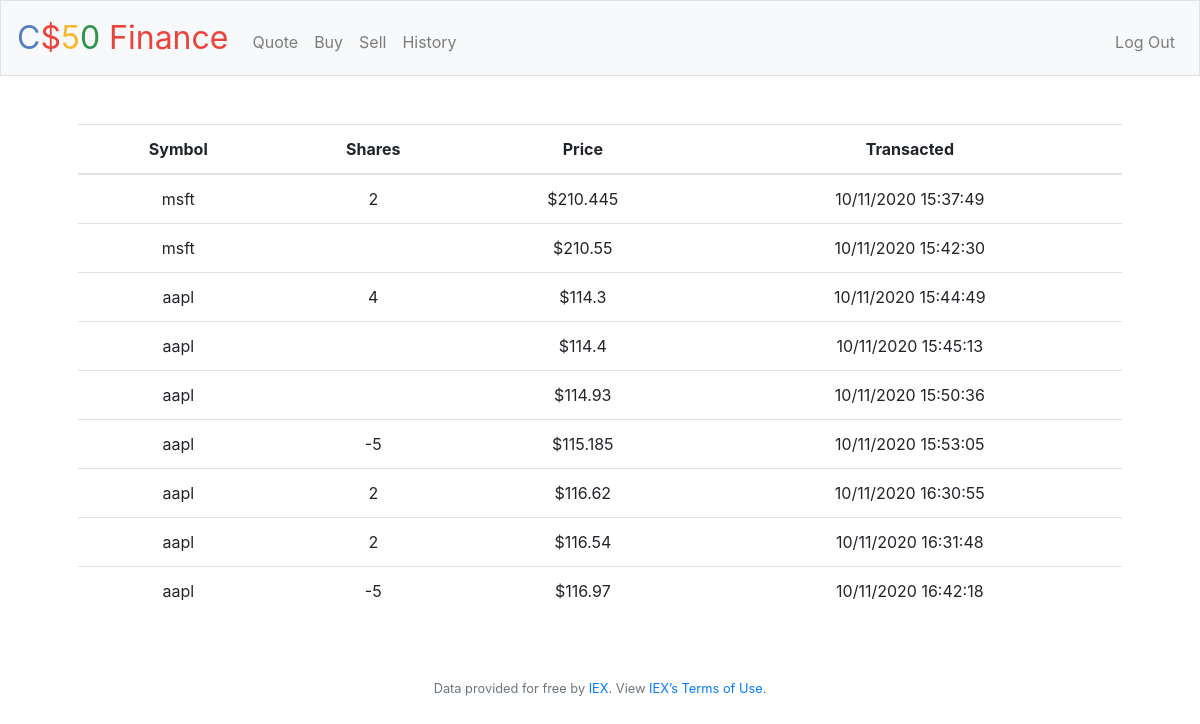
Screenshot of /history (signed in) with the database file from the repository.
### tables this page shows
CREATE TABLE 'transactions' (
'id' INTEGER PRIMARY KEY,
'person_id' INTEGER(255),'quantity' integer,
'symbol' VARCHAR(255)
,'transacted' varchar(255), price FLOAT(255));

### pset8/finance/application.py (the view)
@app.route("/history")
@login_required
def history():
    transactions = db.execute("SELECT * FROM transactions WHERE person_id = :id", id = int(session['user_id']))
    return render_template("history.html", transactions = transactions)

### pset8/finance/application.py (called while the page is built)
@app.after_request
def after_request(response):
    response.headers["Cache-Control"] = "no-cache, no-store, must-revalidate"
    response.headers["Expires"] = 0
    response.headers["Pragma"] = "no-cache"
    return response

### pset8/finance/helpers.py (called while the page is built)
def login_required(f):
    @wraps(f)
    def decorated_function(*args, **kwargs):
        if session.get("user_id") is None:
            return redirect("/login")
        return f(*args, **kwargs)
    return decorated_function

### pset8/finance/templates/history.html (shortened to what this page needs)
{% extends "layout.html" %}
{% block main %}
      <div class="mx-auto">
         <table class="table">
          <thead>
              <th>Symbol</th>
              <th>Shares</th>
              <th>Price</th>
              <th>Transacted</th>
          </thead>
          <tbody>
            {% for row in transactions %}
            <tr>
                 <td>{{row.symbol}}</td>
                 <td>{{row.quantity}}</td>
                 <td>${{row.price}}</td>
                 <td>{{row.transacted}}</td>
            </tr>
            {% endfor %}
          </tbody>
      </table>
      </div>
{% endblock %}

### pset8/finance/templates/layout.html (shortened to what this page needs)
<!DOCTYPE html>
<html lang="en">
    <head>
        <link href="https://maxcdn.bootstrapcdn.com/bootstrap/4.1.3/css/bootstrap.min.css" rel="stylesheet">
        <link href="/static/styles.css" rel="stylesheet">
    </head>
    <body>
        <nav class="navbar navbar-expand-md navbar-light bg-light border">
            <a class="navbar-brand" href="/"><span class="blue">C</span><span class="red">$</span><span class="yellow">5</span><span class="green">0</span> <span class="red">Finance</span></a>
            <div class="collapse navbar-collapse" id="navbar">
                {% if session.user_id %}
                    <ul class="navbar-nav mr-auto mt-2">
                        <li class="nav-item"><a class="nav-link" href="/quote">Quote</a></li>
                        <li class="nav-item"><a class="nav-link" href="/buy">Buy</a></li>
                        <li class="nav-item"><a class="nav-link" href="/sell">Sell</a></li>
                        <li class="nav-item"><a class="nav-link" href="/history">History</a></li>
                    </ul>
                    <ul class="navbar-nav ml-auto mt-2">
                        <li class="nav-item"><a class="nav-link" href="/logout">Log Out</a></li>
                    </ul>
                {% else %}
                    <ul class="navbar-nav ml-auto mt-2">
                        <li class="nav-item"><a class="nav-link" href="/register">Register</a></li>
                        <li class="nav-item"><a class="nav-link" href="/login">Log In</a></li>
                    </ul>
                {% endif %}
            </div>
        </nav>
        <main class="container p-5">
            {% block main %}{% endblock %}
        </main>
        <footer class="small text-center text-muted">
            Data provided for free by <a href="https://iextrading.com/developer">IEX</a>. View <a href="https://iextrading.com/api-exhibit-a/">IEX’s Terms of Use</a>.
        </footer>
    </body>
</html>

### pset8/finance/static/styles.css (style rules this page uses)
nav .navbar-brand { font-size: xx-large; }
nav .navbar-brand .blue { color: #537fbe; }
nav .navbar-brand .red { color: #ea433b; }
nav .navbar-brand .yellow { color: #f5b82e; }
nav .navbar-brand .green { color: #2e944b; }
main { overflow-x: auto; text-align: center; }

### rows the page displays
transactions: symbol "msft", quantity "2", price "210.445", transacted "10/11/2020 15:37:49"
transactions: symbol "msft", price "210.55", transacted "10/11/2020 15:42:30"
transactions: symbol "aapl", quantity "4", price "114.3", transacted "10/11/2020 15:44:49"
transactions: symbol "aapl", price "114.4", transacted "10/11/2020 15:45:13"
transactions: symbol "aapl", price "114.93", transacted "10/11/2020 15:50:36"
transactions: symbol "aapl", quantity "-5", price "115.185", transacted "10/11/2020 15:53:05"
transactions: symbol "aapl", quantity "2", price "116.62", transacted "10/11/2020 16:30:55"
transactions: symbol "aapl", quantity "2", price "116.54", transacted "10/11/2020 16:31:48"
transactions: symbol "aapl", quantity "-5", price "116.97", transacted "10/11/2020 16:42:18"
